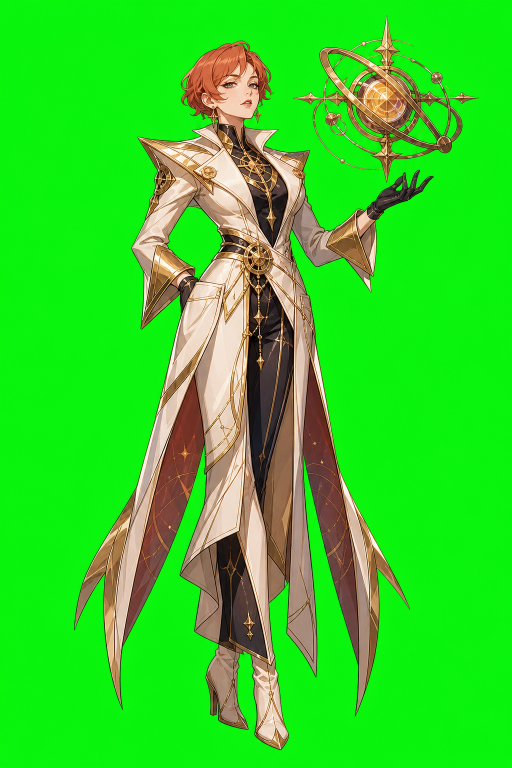
#> input picture assets/generated/aurelia-ssr-source.png, 1024 x 1536 px (shown at 1/2 size)
$ python -i process_card_art.py   (imports and definitions only)
#> lines starting #> are read from the running program, lines starting #| are printed output that depends on the picture
#> further down, picture is the input picture: PIL image 1024x1536 RGB; mean R, G, B 51.7, 209.4, 37.7
import argparse
import os
import tempfile
from pathlib import Path
from PIL import Image, ImageDraw, ImageEnhance, ImageFilter, ImageOps


ROOT = Path(__file__).resolve().parents[1]
DEFAULT_SOURCE = ROOT / "tmp/gacha-card-art"
DEFAULT_DESTINATION = ROOT / "assets/generated/card-art"
CARD_SIZE = (720, 900)

CHARACTERS = [
    "kaelis", "nyx", "vance", "miko", "thorne", "ilsa", "rho", "bram",
    "dov", "ember", "fenn", "gale", "hana",
]
OBJECTS = [
    "charm", "lens", "coil", "map", "key", "vial", "quill", "bell",
    "cog", "canteen", "rock", "coupon", "sock", "manual", "battery", "receipt",
]


def prepare_card(source: Image.Image) -> Image.Image:
    rgb = source.convert("RGB")
    backdrop = ImageOps.fit(rgb, CARD_SIZE, method=Image.Resampling.LANCZOS)
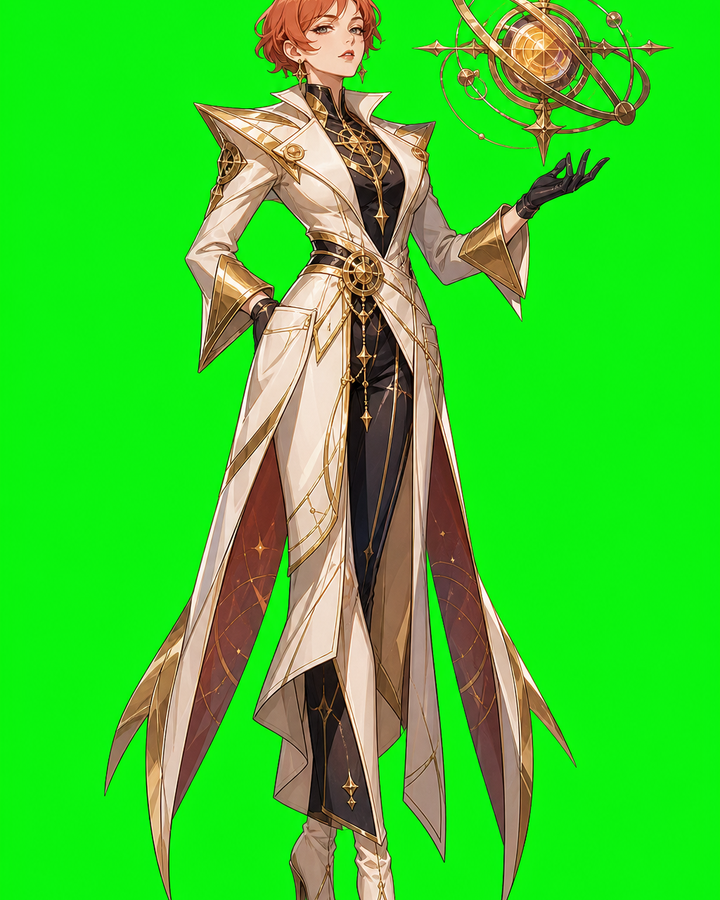
#> backdrop: PIL image 720x900 RGB; mean R, G, B 58.1, 203.7, 41.7
    backdrop = backdrop.filter(ImageFilter.GaussianBlur(24))
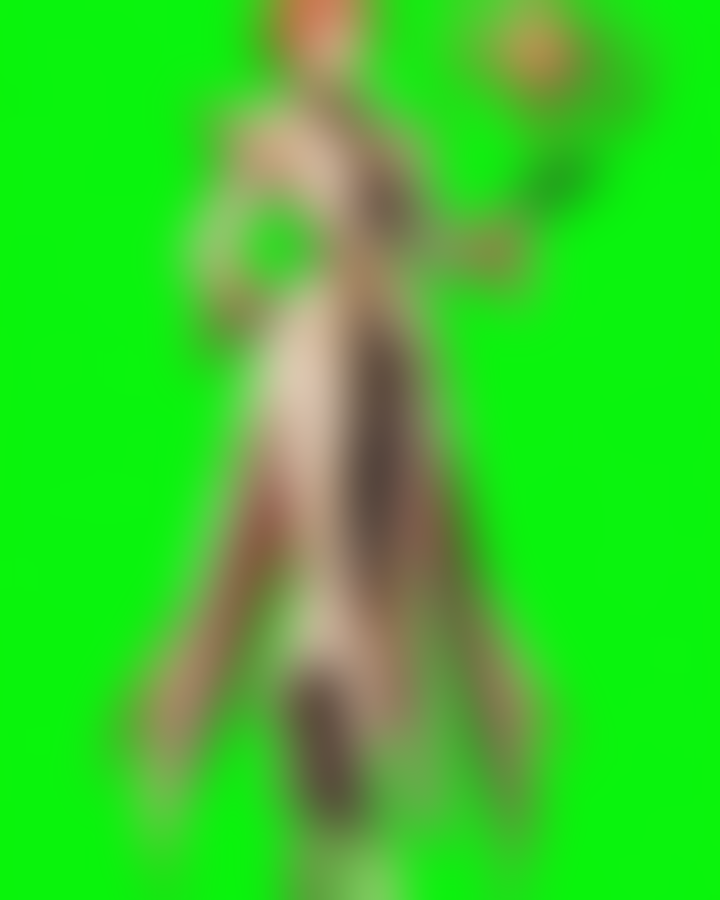
#> backdrop: PIL image 720x900 RGB; mean R, G, B 58, 203.8, 41.6
    backdrop = ImageEnhance.Brightness(backdrop).enhance(0.42)
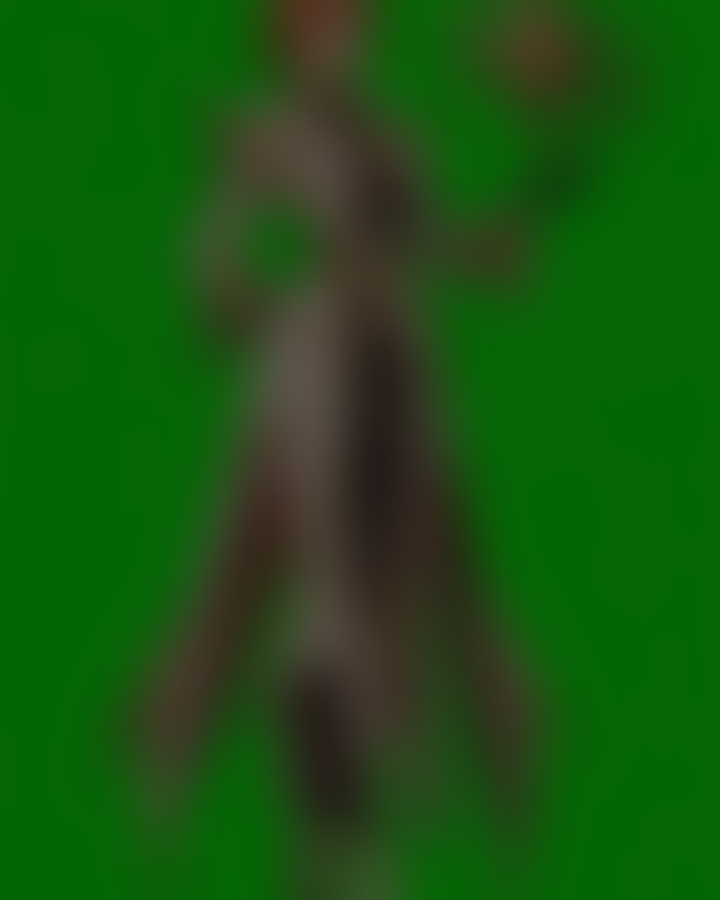
#> backdrop: PIL image 720x900 RGB; mean R, G, B 23.9, 85.1, 17

    foreground = ImageOps.contain(rgb, (CARD_SIZE[0] - 16, CARD_SIZE[1] - 16), Image.Resampling.LANCZOS)
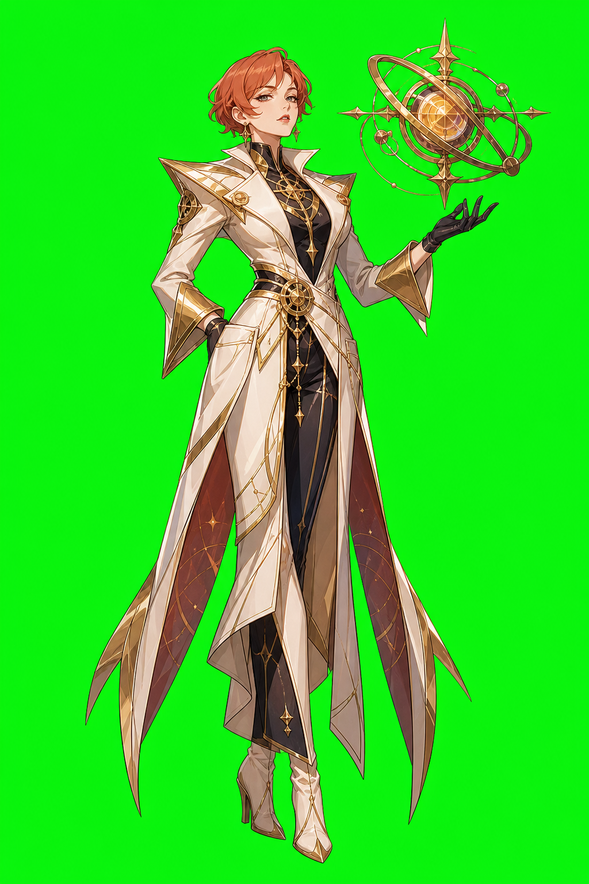
#> foreground: PIL image 589x884 RGB; mean R, G, B 51.6, 209.4, 37.7
    left = (CARD_SIZE[0] - foreground.width) // 2
#> left = 65
    top = (CARD_SIZE[1] - foreground.height) // 2
#> top = 8
    backdrop.paste(foreground, (left, top))
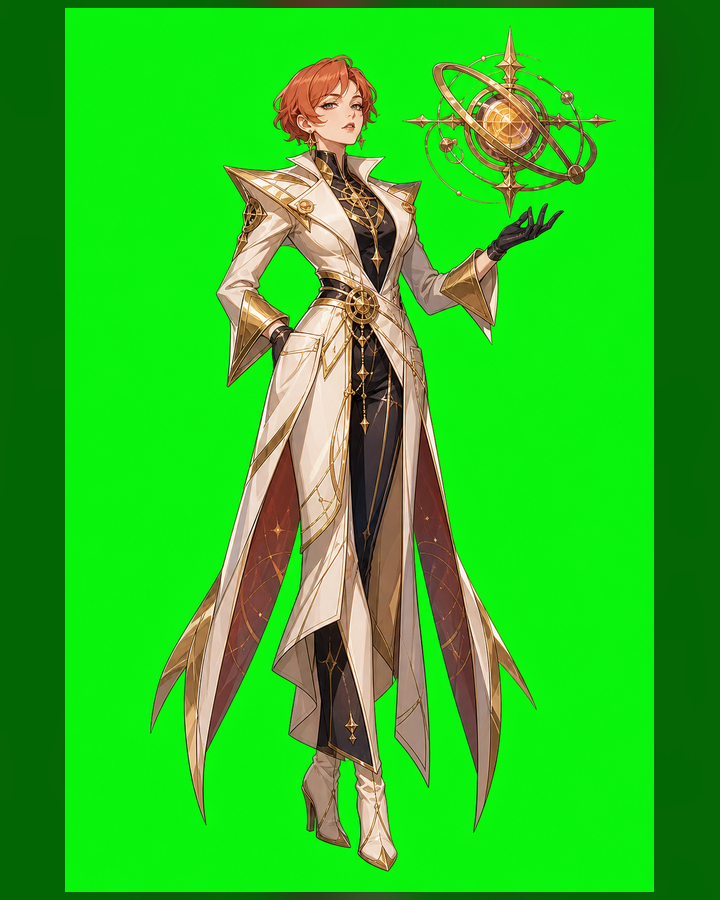
#> backdrop: PIL image 720x900 RGB; mean R, G, B 42.5, 188.1, 31.4
    return backdrop


# [64 lines left out: functions build_contact_sheet, parse_args, main, not called in this run]


# [2 lines not run here, left out]

>>> from PIL import Image
>>> picture = Image.open('../assets/generated/aurelia-ssr-source.png')
>>> result = prepare_card(picture)

$ run again, on assets/generated/cyra-sr-source.png
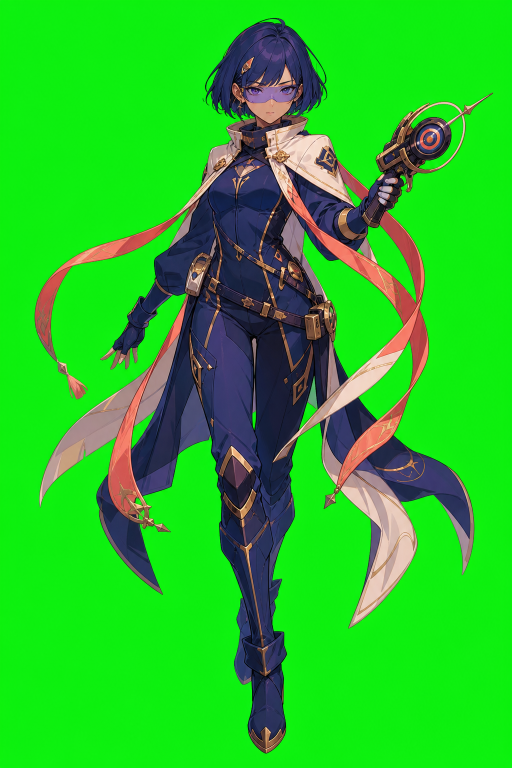
#> input picture assets/generated/cyra-sr-source.png, 1024 x 1536 px (shown at 1/2 size)
#> picture is the input picture: PIL image 1024x1536 RGB; mean R, G, B 37.9, 190.9, 37.7
#> in prepare_card, `backdrop = ImageEnhance.Brightness(backdrop).enhance(0.42)`:
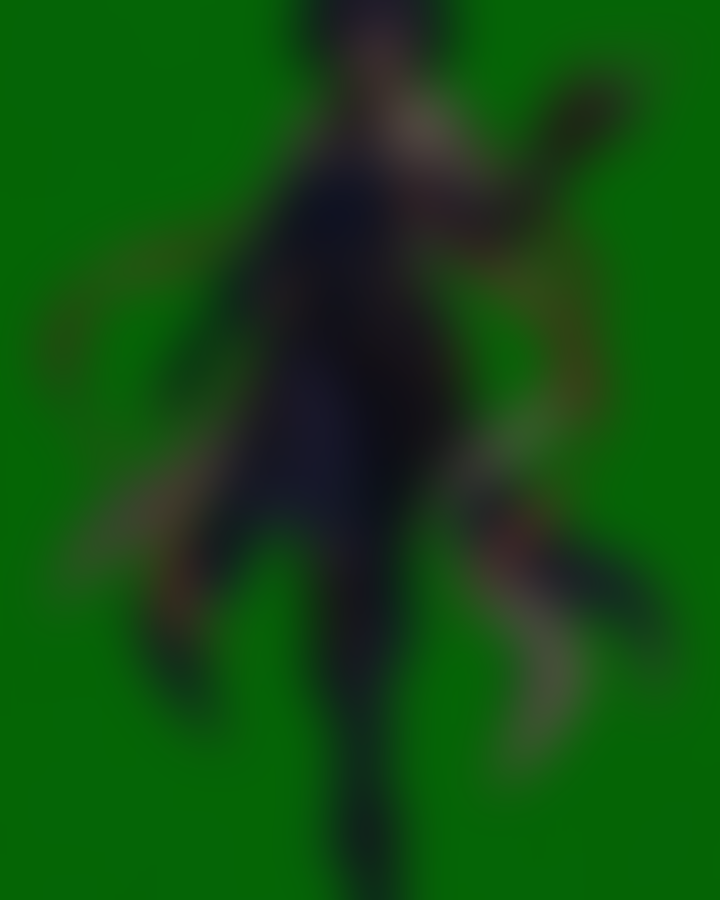
#> backdrop: PIL image 720x900 RGB; mean R, G, B 17.4, 76.5, 16.8
#> in prepare_card, `backdrop.paste(foreground, (left, top))`:
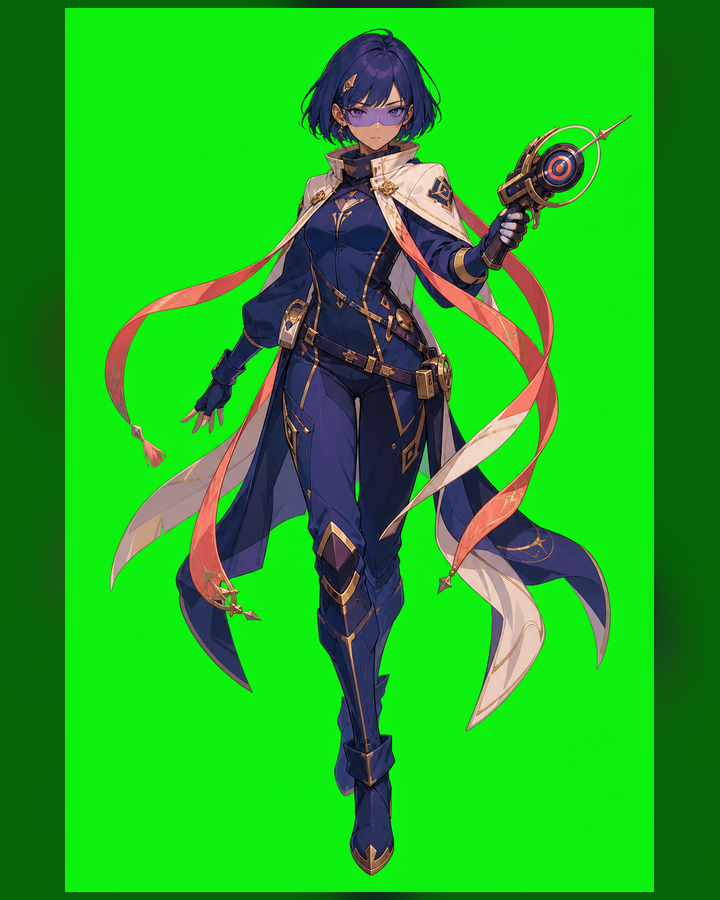
#> backdrop: PIL image 720x900 RGB; mean R, G, B 31.8, 172.6, 31.6

$ run again, on assets/generated/seren-ur-source.png
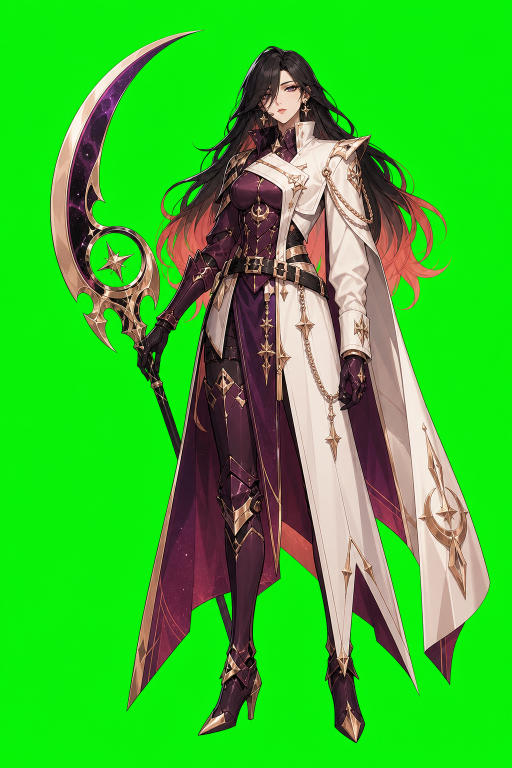
#> input picture assets/generated/seren-ur-source.png, 1024 x 1536 px (shown at 1/2 size)
#> picture is the input picture: PIL image 1024x1536 RGB; mean R, G, B 56.8, 187, 43.6
#> in prepare_card, `backdrop = ImageEnhance.Brightness(backdrop).enhance(0.42)`:
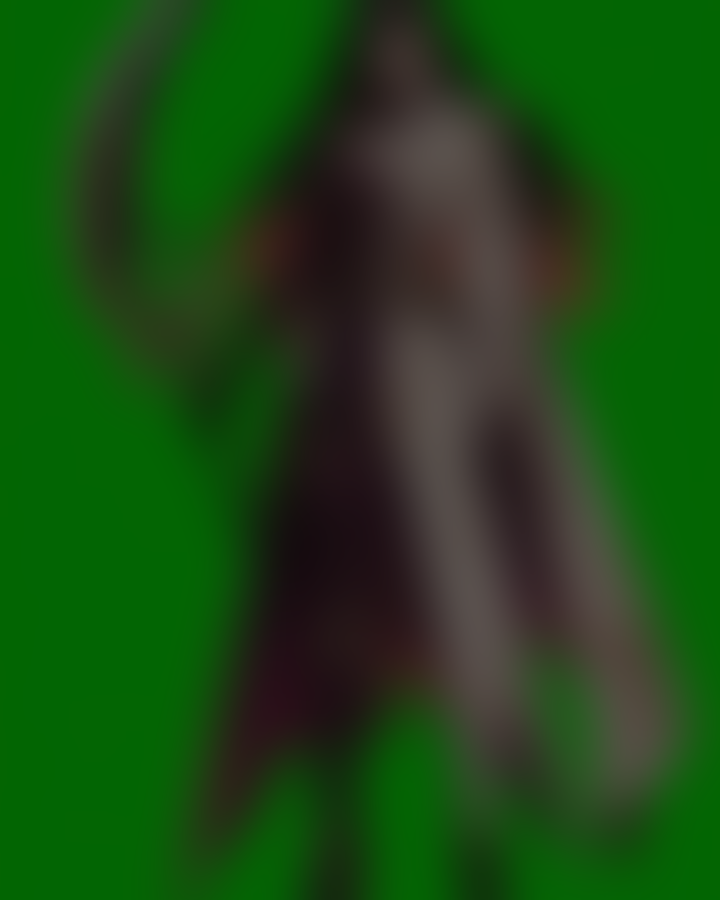
#> backdrop: PIL image 720x900 RGB; mean R, G, B 27, 74.1, 20.5
#> in prepare_card, `backdrop.paste(foreground, (left, top))`:
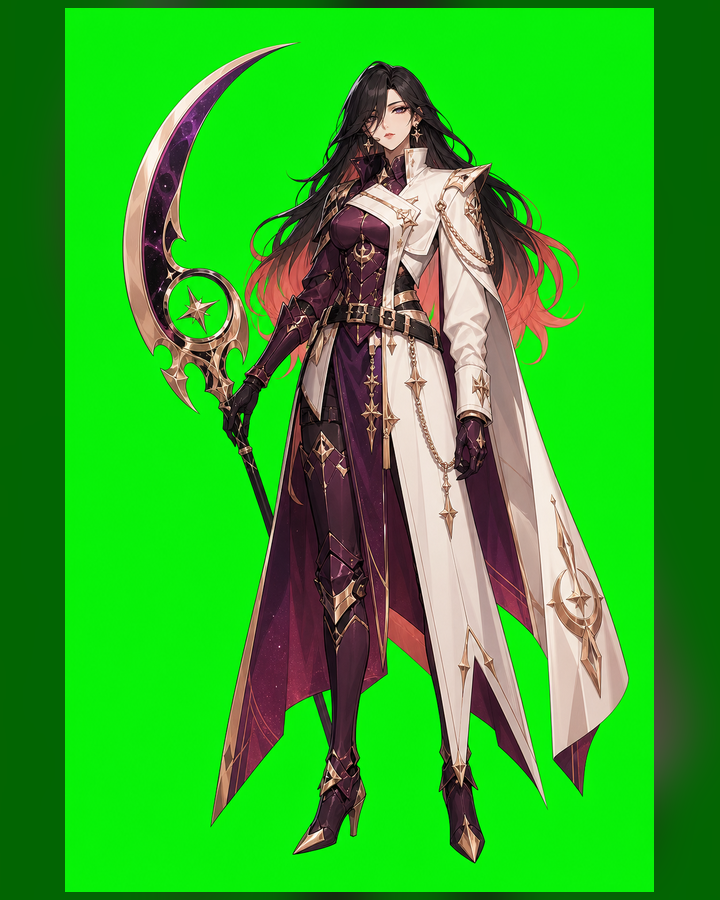
#> backdrop: PIL image 720x900 RGB; mean R, G, B 46.9, 169.6, 36.1
